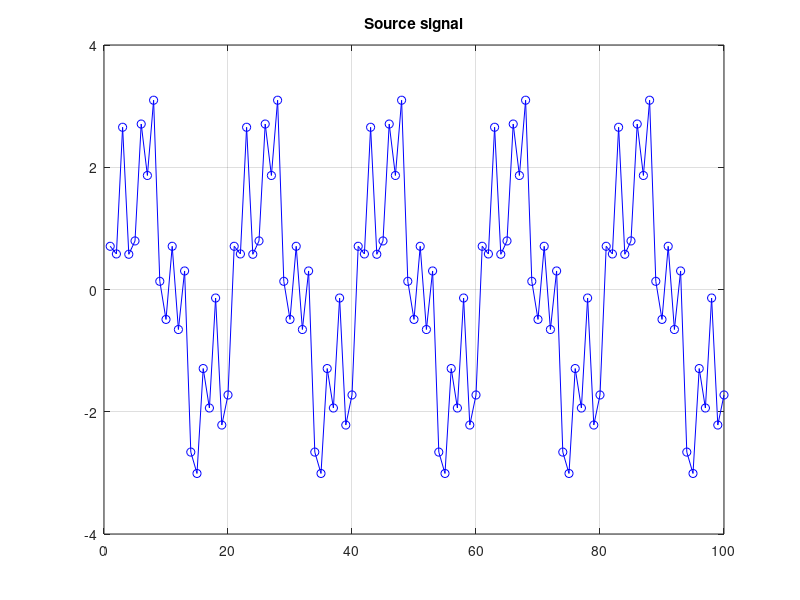
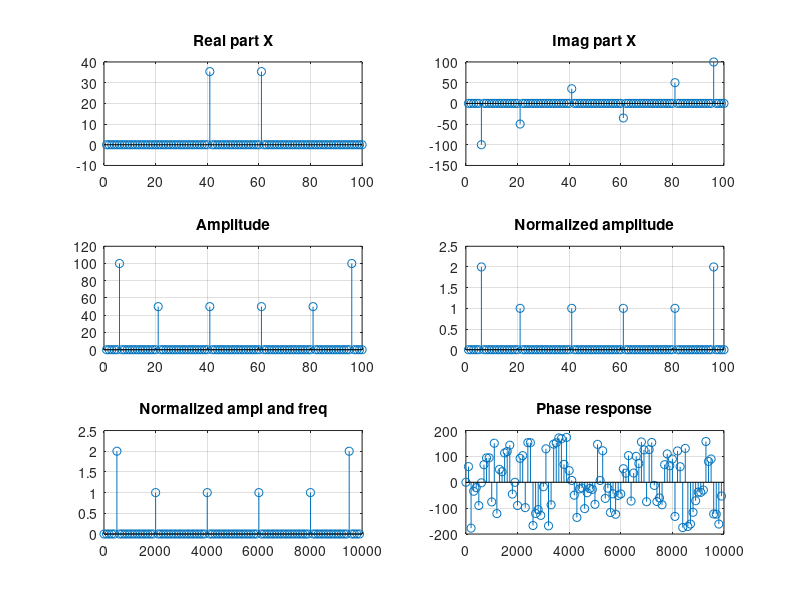

These charts were generated, in order, by the following MATLAB code:
clear, clc, close all;

fs = 10000;
ts = 0 : 1/fs : 0.01-1/fs;
N = length(ts);

x = 2*sin(2*pi*500*ts) + sin(2*pi*4000*ts+3*pi/4) + sin(2*pi*2000*ts);  

plot(x, '-bo'), grid on, title('Source signal')

% X = fft(x);
X =zeros(N,1);
for m =1:N
    for n =1:N
        X(m)=X(m)+x(n)*(cos(2*pi*(n-1)*(m-1)/N)-1i*sin(2*pi*(n-1)*(m-1)/N));
    end
end

figure;
subplot(3, 2, 1)
stem(real(X)), grid on, title('Real part X')

subplot(3, 2, 2)
stem(imag(X)), grid on, title('Imag part X')

subplot(3, 2, 3)
stem(abs(X)), grid on, title('Amplitude')
 
Xm = 2*abs(X)/N;
subplot(3, 2, 4)
stem(Xm), grid on, title('Normalized amplitude')

f = (0:N-1)*fs/N;
subplot(3, 2, 5)
stem(f,Xm), grid on, title('Normalized ampl and freq')

phi = angle(X)*180/pi;
subplot(3,2,6);
stem(f, phi), grid on, title('Phase response')
